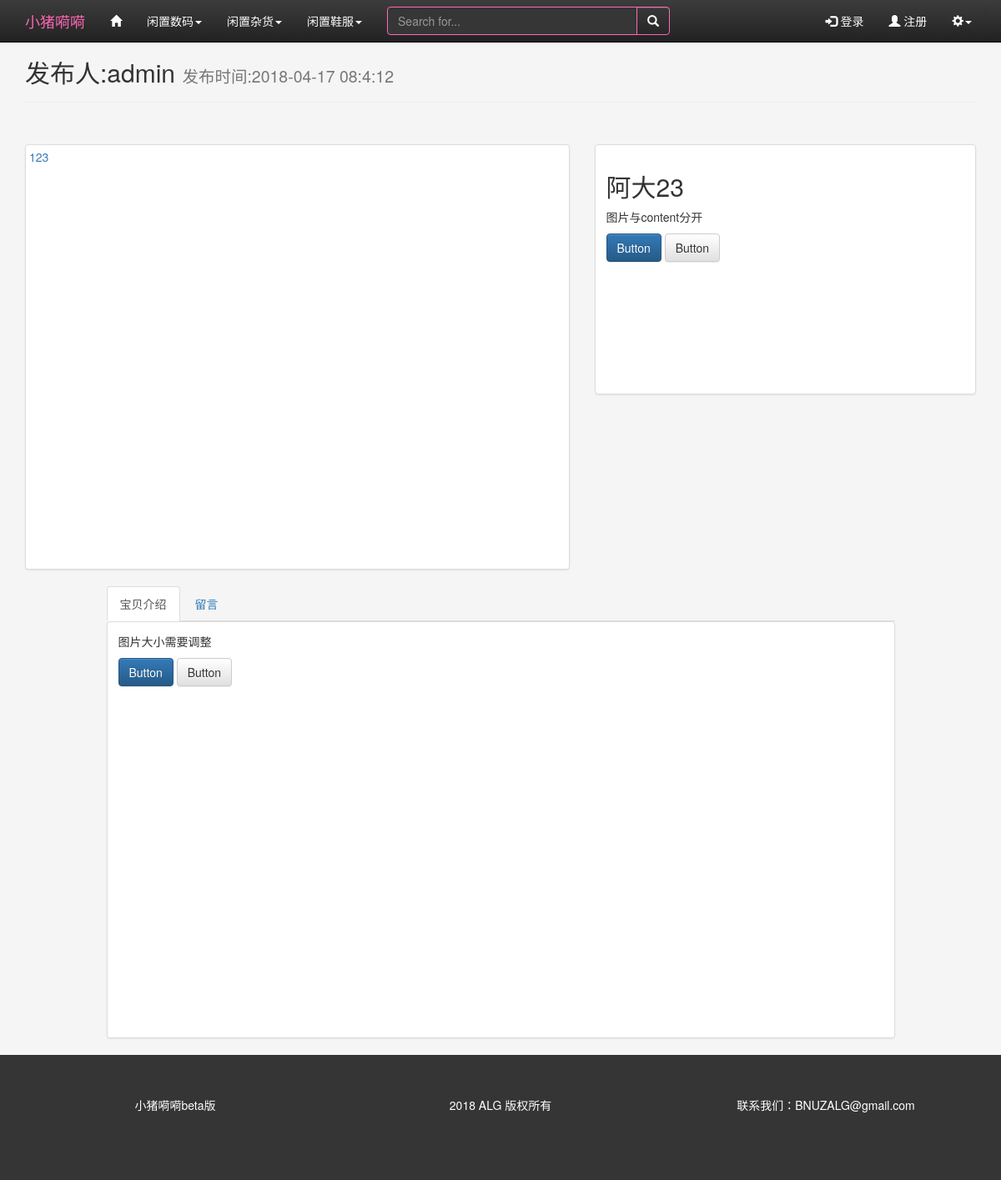
The app's page /item/13 with its own data.
### item/models.py (models this page shows, shortened)
class Item(models.Model,ReadNumExpandMethod):
    title = models.CharField (max_length = 10)
    content =RichTextUploadingField(blank = True)
    item_type = models.ForeignKey (ItemType,on_delete= models.DO_NOTHING,blank =True)
    author  = models.ForeignKey (User,on_delete=models.DO_NOTHING)
    created_time = models.DateTimeField (auto_now_add= True)
    last_updated_time = models.DateTimeField (auto_now= True)
    price = models.FloatField(default = 0,blank =True)
    read_details = GenericRelation(ReadDetail)
    class Meta:
        ordering = ['-created_time']

### item/views.py (the view)
# urls.py: path('<int:item_pk>',views.item_detail,name = 'item_detail'),
def item_detail(request, item_pk):
    item = get_object_or_404(Item, pk=item_pk)
    read_cookie_key = read_statistics_once_read(request, item)
    item_content_type = ContentType.objects.get_for_model(item)
    context = {}
    context['item'] = get_object_or_404(Item, pk=item_pk)  # 如果没有该商品目录则返回404
    context['previous_item'] = Item.objects.filter(created_time__gt=item.created_time).last()
    context['next_item'] = Item.objects.filter(created_time__lt=item.created_time).first()
    response = render(request, 'item/item_detail1.html', context)  # 响应
    response.set_cookie(read_cookie_key, 'true')  # 阅读cookie标记
    return response

### login_register/context_processor.py
class Login_User(forms.ModelForm):
    class Meta():
        model = Person
        fields = [
            'username',
            'password',
        ]
        widgets = {
            'password' : forms.PasswordInput(),
        }

class Create_User(forms.ModelForm):
    class Meta:
        model = Person
        fields = [
            'username',
            'password',
            'email',
            'name',
            'telephone',
            'age',
            'grade',
        ]
        widgets = {
            'password': forms.PasswordInput(),
        }
        labels = {
            'grade': '年级',
        }

### login_register/context_processor.py (called while the page is built)
def login_forms(request):
    user = Login_User()
    return {'login_user' : user}

def create_forms(request):
    user = Create_User()
    return {'create_user' : user}

def user_name(request):
    if request.session.get('login'):
        username = request.session['login']
    else: username = 0;
    return {'user_name' : username}

### login_register/models.py (called while the page is built)
    def __str__(self):
        return self.gradename

### read_statistics/utils.py (called while the page is built)
def read_statistics_once_read(request, obj):
    ct = ContentType.objects.get_for_model(obj)
    key = "%s_%s_read" % (ct.model, obj.pk)
    if not request.COOKIES.get(key):
        readnum, created = ReadNum.objects.get_or_create(content_type=ct, object_id=obj.pk)
        readnum.read_num += 1
        readnum.save()
        date = timezone.now().date()
        readDetail, created = ReadDetail.objects.get_or_create(content_type=ct, object_id=obj.pk, date=date)
        readDetail.read_num += 1
        readDetail.save()
    return key

### item/templates/item/item_detail1.html (shortened to what this page needs)
{% extends 'base.html' %}
{% load  staticfiles %}
{% block css %}<link rel="stylesheet" href=" {% static 'css/item/item-detail.css'%} "> {% endblock %}
{% block body %}
    {% include 'ALG_web/header.html' %}
    {% include 'item/detail-content.html' %}
    {% include 'ALG_web/footer.html' %}
{% endblock %}

### item/templates/item/detail-content.html (shortened to what this page needs)
{% load staticfiles %}
<div class="content">
    <div id="seller-detail" class="container">
        <div class="page-header">
            <h2>发布人:{{ item.author }} <small>发布时间:{{ item.created_time |date:'Y-m-d H:n:s' }}</small> </h2>
        </div>
    </div>
    <div class="container">
        <div class="row">
            <div class="col-md-7">
                <a class="thumbnail">
                    <div class="detail-img">
                        123
                    </div>
                </a>
            </div>
            <div class="col-md-5">
                 <div id="sell-item-price" class="thumbnail">
                     <div class="caption">
                        <h2>{{ item.title }}</h2>
                         <p>图片与content分开</p>
                        <p><a href="#" class="btn btn-primary" role="button">Button</a> <a href="#" class="btn btn-default" role="button">Button</a></p>
                    </div>
                </div>
            </div>
        </div>
        <div class="row">
            <div class="col-md-1"></div>
            <div class="col-md-10">
                <ul class="nav nav-tabs" role="tablist">
                    <li role="presentation" class="active"><a href="#item-imformation" aria-controls="item-imformation" role="tab" data-toggle="tab">宝贝介绍</a></li>
                    <li role="presentation"><a href="#message" aria-controls="message" role="tab" data-toggle="tab">留言</a></li>
                  </ul>
            <div class="tab-content">
                <div role="tabpanel" class="tab-pane active" id="item-imformation">
                    <div id="sell-item-detail" class="thumbnail">
                     <div class="caption">
                         <p>图片大小需要调整</p>
                        <p><a href="#" class="btn btn-primary" role="button">Button</a> <a href="#" class="btn btn-default" role="button">Button</a></p>
                    </div>
                </div>
                </div>
            </div>
            </div>
            <div class="col-md-1"></div>
        </div>
    </div>
</div>

### static/css/item/item-detail.css (style rules this page uses)
.content { position: relative; background: #f5f5f5; }
a:link { text-decoration: none; }
#seller-detail { margin-top: 30px; margin-bottom: 30px; }
.detail-img { width: 600px; height: 500px; }
#sell-item-price { height: 300px; }
#sell-item-detail { height: 500px; }

### records on screen
Item: author "admin", created_time "2018-04-17 08:4:12", title "阿大23"
